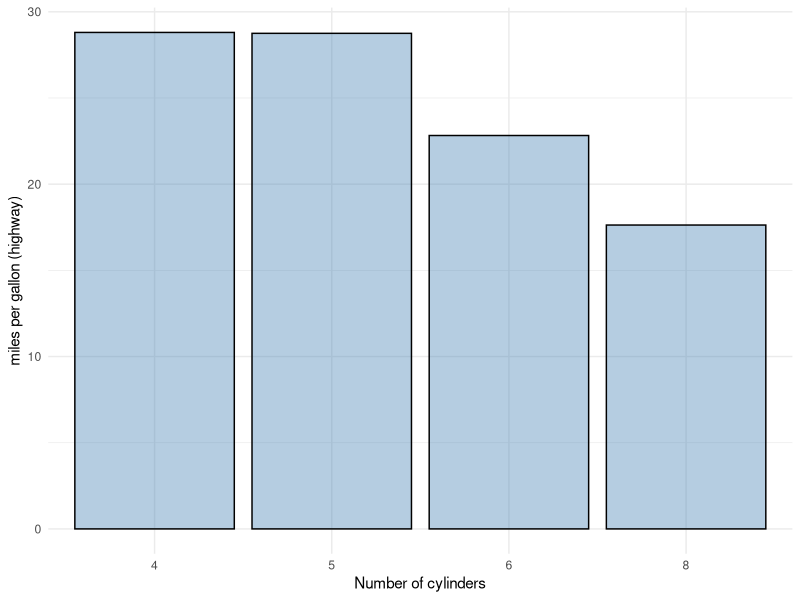

The R source for this figure:
## ---- chunk 1
library(ggplot2, tidyverse)
theme_set(theme_minimal())
update_geom_defaults("bar", list(fill = "steelblue", alpha = 0.4))
update_geom_defaults("point", list(color = "steelblue", alpha = 0.4, size = 2.6))
update_geom_defaults("boxplot", list(fill = "steelblue", alpha = 0.4))
## ---- chunk 2
ggplot(data = mpg, mapping = aes(x = as.factor(cyl), y = hwy)) + geom_bar(stat="summary", fun="mean", color="black") + xlab("Number of cylinders") + ylab("miles per gallon (highway)")
